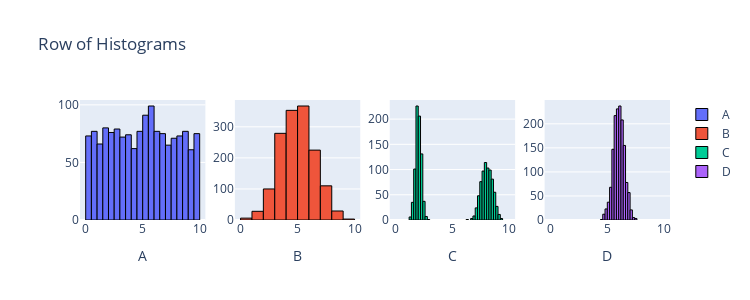

The cell this chart's notebook holds for it:
### Markdown cell above
4. Run the code below and look at the resulting figure of distrubutions and then answer the following questions

### Code cell
from scipy import stats
import plotly.graph_objects as go
from plotly.subplots import make_subplots
import numpy as np

n = 1500
data1 = stats.uniform.rvs(0, 10, size=n)
data2 = stats.norm.rvs(5, 1.5, size=n)
data3 = np.r_[stats.norm.rvs(2, 0.25, size=int(n/2)), stats.norm.rvs(8, 0.5, size=int(n/2))]
data4 = stats.norm.rvs(6, 0.5, size=n)

fig = make_subplots(rows=1, cols=4)

fig.add_trace(go.Histogram(x=data1, name='A', nbinsx=30, marker=dict(line=dict(color='black', width=1))), row=1, col=1)
fig.add_trace(go.Histogram(x=data2, name='B', nbinsx=15, marker=dict(line=dict(color='black', width=1))), row=1, col=2)
fig.add_trace(go.Histogram(x=data3, name='C', nbinsx=45, marker=dict(line=dict(color='black', width=1))), row=1, col=3)
fig.add_trace(go.Histogram(x=data4, name='D', nbinsx=15, marker=dict(line=dict(color='black', width=1))), row=1, col=4)

fig.update_layout(height=300, width=750, title_text="Row of Histograms")
fig.update_xaxes(title_text="A", row=1, col=1)
fig.update_xaxes(title_text="B", row=1, col=2)
fig.update_xaxes(title_text="C", row=1, col=3)
fig.update_xaxes(title_text="D", row=1, col=4)
fig.update_xaxes(range=[-0.5, 10.5])

for trace in fig.data:
    trace.xbins = dict(start=0, end=10)
    
# This code was produced by just making requests to Microsoft Copilot
# https://github.com/pointOfive/stat130chat130/blob/main/CHATLOG/wk3/COP/SLS/0001_concise_makeAplotV1.md

fig.show() # USE `fig.show(renderer="png")` FOR ALL GitHub and MarkUs SUBMISSIONS

### Figure 1 — Plotly figure (JSON) as saved in the notebook; plotly's stock layout.template omitted (floating-point values rounded to 4 significant figures; data arrays with more than 128 entries replaced by an {"elided": "..."} marker saying what was removed)
{"data": [{"marker": {"line": {"color": "black", "width": 1}}, "name": "A", "nbinsx": 30, "type": "histogram", "x": {"elided": "1500 float values"}, "xaxis": "x", "xbins": {"end": 10, "start": 0}, "yaxis": "y"}, {"marker": {"line": {"color": "black", "width": 1}}, "name": "B", "nbinsx": 15, "type": "histogram", "x": {"elided": "1500 float values"}, "xaxis": "x2", "xbins": {"end": 10, "start": 0}, "yaxis": "y2"}, {"marker": {"line": {"color": "black", "width": 1}}, "name": "C", "nbinsx": 45, "type": "histogram", "x": {"elided": "1500 float values"}, "xaxis": "x3", "xbins": {"end": 10, "start": 0}, "yaxis": "y3"}, {"marker": {"line": {"color": "black", "width": 1}}, "name": "D", "nbinsx": 15, "type": "histogram", "x": {"elided": "1500 float values"}, "xaxis": "x4", "xbins": {"end": 10, "start": 0}, "yaxis": "y4"}], "layout": {"height": 300, "title": {"text": "Row of Histograms"}, "width": 750, "xaxis": {"anchor": "y", "domain": [0, 0.2125], "range": [-0.5, 10.5], "title": {"text": "A"}}, "xaxis2": {"anchor": "y2", "domain": [0.2625, 0.475], "range": [-0.5, 10.5], "title": {"text": "B"}}, "xaxis3": {"anchor": "y3", "domain": [0.525, 0.7375], "range": [-0.5, 10.5], "title": {"text": "C"}}, "xaxis4": {"anchor": "y4", "domain": [0.7875, 1], "range": [-0.5, 10.5], "title": {"text": "D"}}, "yaxis": {"anchor": "x", "domain": [0, 1]}, "yaxis2": {"anchor": "x2", "domain": [0, 1]}, "yaxis3": {"anchor": "x3", "domain": [0, 1]}, "yaxis4": {"anchor": "x4", "domain": [0, 1]}}}
